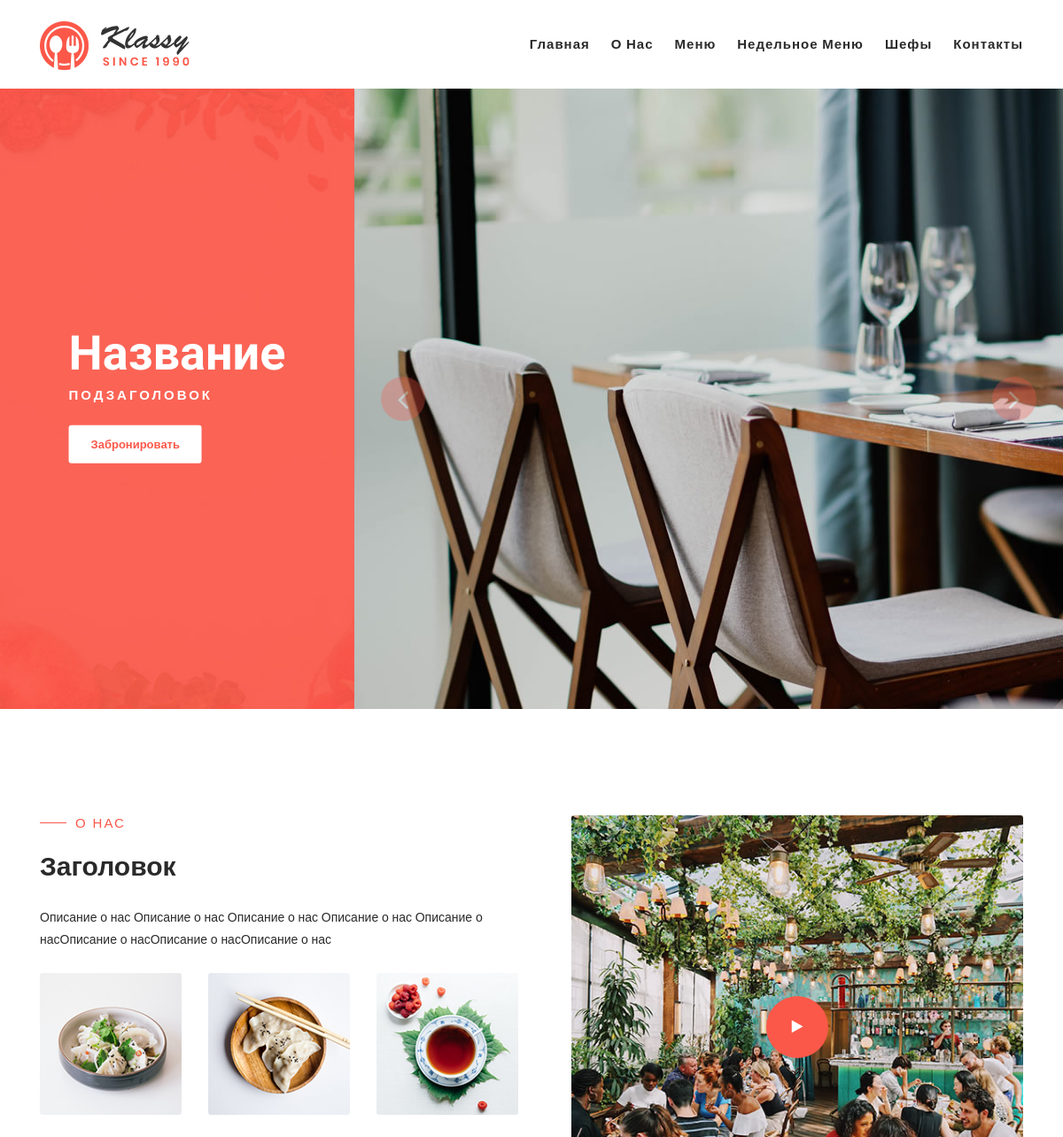
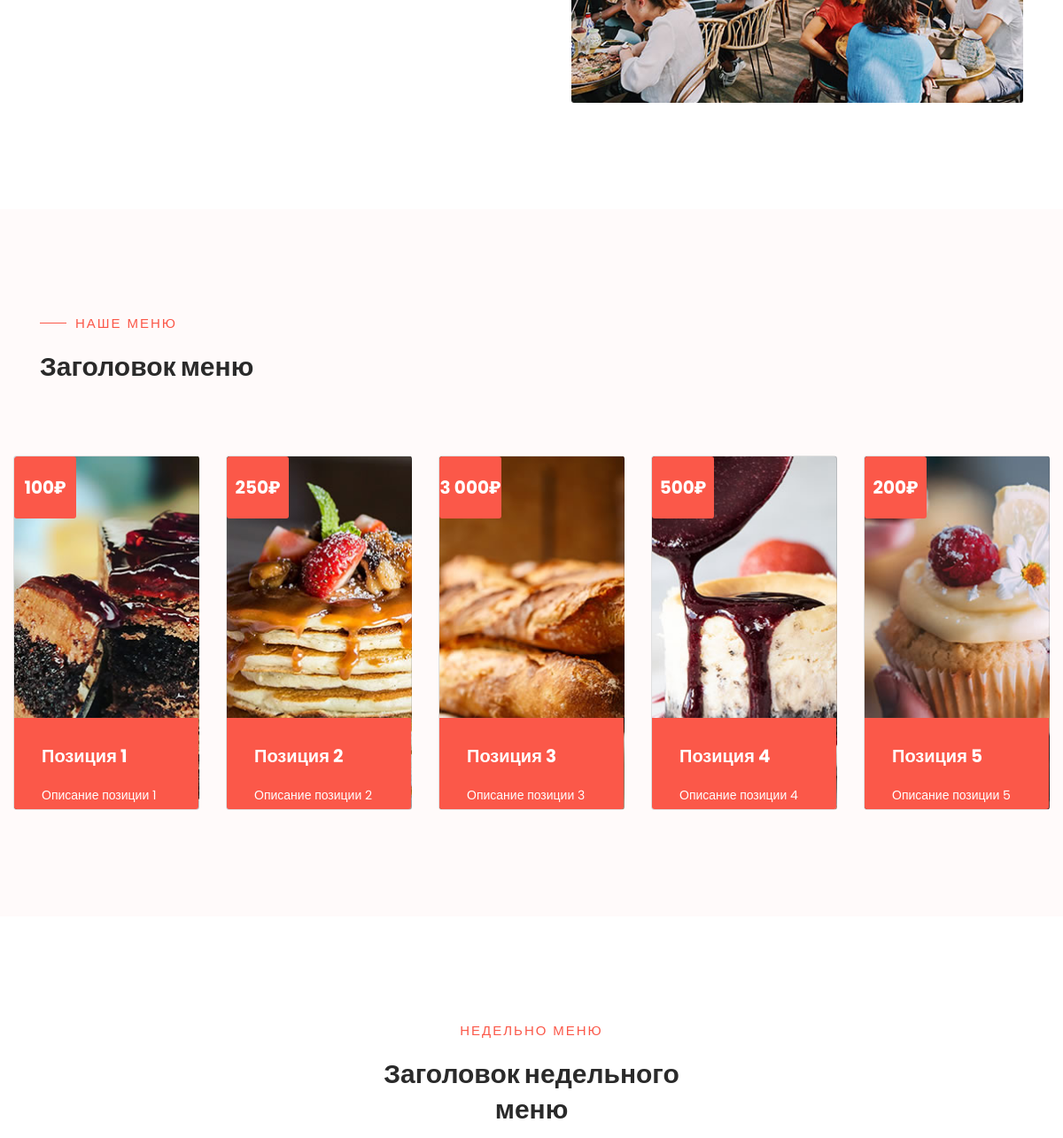
Before: / (upper part) with the older database file (2 pictures, top to bottom).
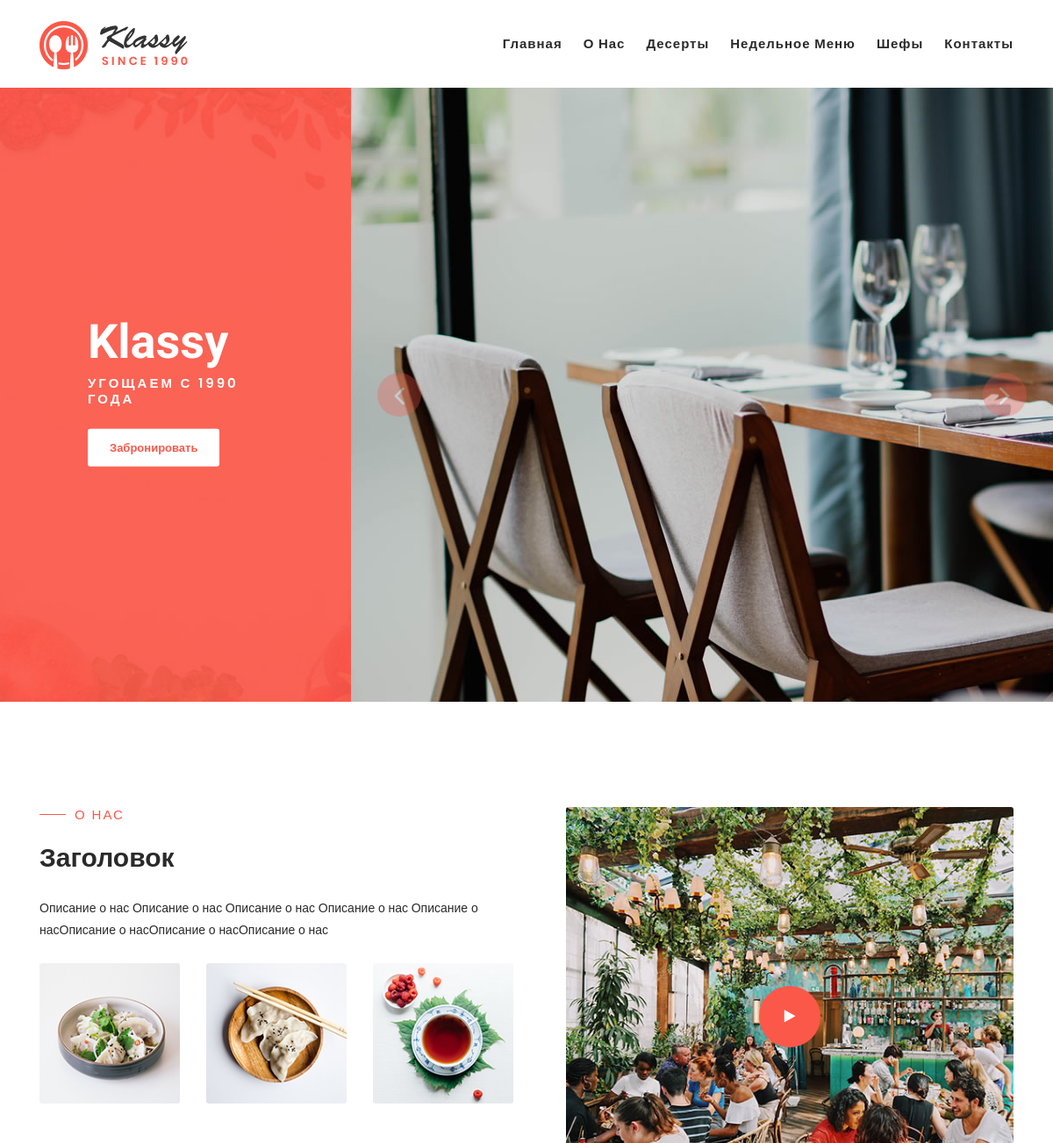
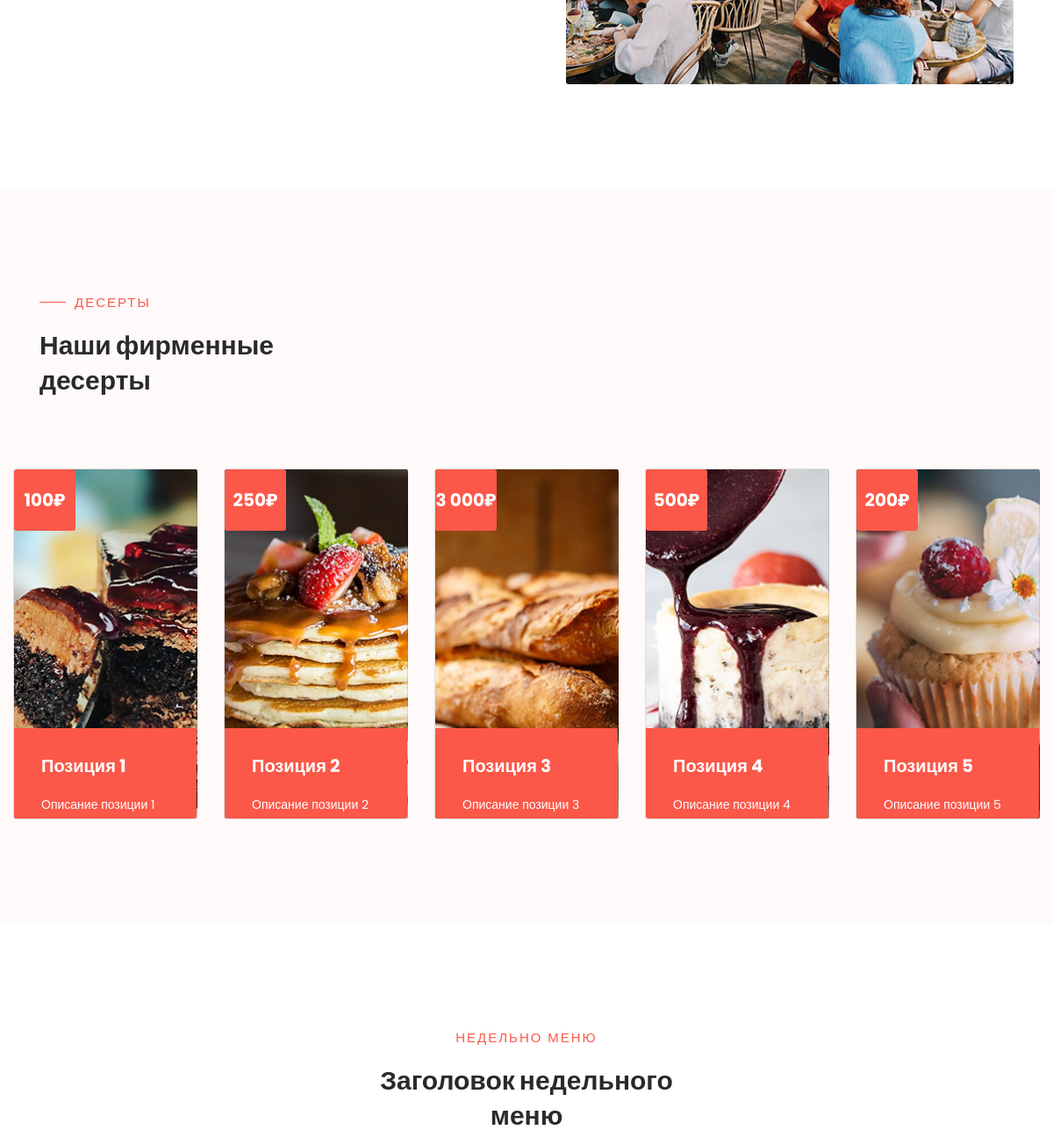
After: the same page with the newer database file (2 pictures, top to bottom).
### main/models.py (models this page shows, shortened)
class Main(models.Model):
    title = models.CharField('Заголовок блока', max_length=50)
    subtitle = models.CharField('Загловок', max_length=100)
    text = models.CharField('Описание', max_length=255)
    phone_1 = models.CharField('Телефон 1', max_length=15)
    phone_2 = models.CharField('Телефон 2', max_length=15)
    email_1 = models.CharField('Email 1', max_length=50)
    email_2 = models.CharField('Email 2', max_length=50)
    instagram = models.URLField('Инстаграм', max_length=100)
    copywrite = models.CharField('Копирайт', max_length=100)
    seo_title = models.CharField('Seo Title', max_length=100)
    seo_descr = models.CharField('Seo Title', max_length=255)
    class Meta:
        verbose_name = "Основные"
        verbose_name_plural = "Основные"

class MainMenu(models.Model):
    title = models.CharField('Пункт меню', max_length=50)
    url = models.CharField('Ссылка меню', max_length=50)
    order = models.SmallIntegerField('Порядок', default=0)
    draft = models.BooleanField('Публикация', default=True)
    id_menu = models.ForeignKey(Main, on_delete=models.CASCADE, related_name='id_menu', default='')
    class Meta:
        verbose_name = "Пункты меню"
        verbose_name_plural = "Пункты меню"

### slider/models.py (models this page shows, shortened)
class MainBanner(models.Model):
    title = models.CharField('Заголовок баннера', max_length=50)
    subtitle = models.CharField('Подзаголвок баннера', max_length=100)
    button_title = models.CharField('Текст кнопки', max_length=50)
    class Meta:
        verbose_name = "Слайдер"

class Banners(models.Model):
    photo = models.ImageField('Фото баннера', upload_to="review/", null=True)
    order = models.SmallIntegerField('Порядок', default=0)
    id_photo = models.ForeignKey(MainBanner, on_delete=models.CASCADE, related_name='id_photo', default='')
    class Meta:
        verbose_name = "Изображения баннера"
        verbose_name_plural = "Изображения баннера"

### about/models.py (models this page shows, shortened)
class About(models.Model):
    title = models.CharField('Название блока', max_length=50)
    subtitle = models.CharField('Заголовок блока', max_length=50)
    text = models.CharField('Описание', max_length=255)
    video_prew = models.ImageField('Фото превью видео', upload_to="image/")
    url = models.CharField('Ссылка на видео', max_length=255)
    class Meta:
        verbose_name = "О нас"

class AboutBanners(models.Model):
    photo = models.ImageField('Фото блока', upload_to="image/", null=True)
    order = models.SmallIntegerField('Порядок', default=0)
    id_photo = models.ForeignKey(About, on_delete=models.CASCADE, related_name='id_photo', default='')
    class Meta:
        verbose_name = "Фото блока"
        verbose_name_plural = "Фото блока"

### menu/models.py (models this page shows, shortened)
class AboutMenu(models.Model):
    title = models.CharField('Название блока', max_length=50)
    subtitle = models.CharField('Заголовок', max_length=50)
    class Meta:
        verbose_name = "Настройки меню"

class Menu(models.Model):
    name = models.CharField('Название блюда', max_length=70)
    descr = models.CharField('Описание блюда', max_length=255)
    price = models.IntegerField('Цена')
    photo = models.ImageField('Фото', upload_to='images/')
    order = models.SmallIntegerField('Порядок', default=0)
    draft = models.BooleanField('Публикация', default=True)
    class Meta:
        verbose_name = "Меню"
        verbose_name_plural = "Меню"

### week_menu/models.py (models this page shows, shortened)
class WeekMenuAbout(models.Model):
    title = models.CharField('Заголовок блока', max_length=50)
    subtitle = models.CharField('Заголовок блока', max_length=100)
    class Meta:
        verbose_name = "Настройки недельного меню"

### main/views.py (the view)
# urls.py: path('', index),
def index(request):
    error = ''
    if request.method == 'POST':
        form = FormPage(request.POST)
        if form.is_valid():
            try:
                form.save()
            except:
                error = 'Форма не была отправлена'
    else:
        form = FormPage()
    return render(request, 'index.html', {'form': form, 'error': error, 'mains': Main.objects.all()})

### main/templatestags/tags.py (called while the page is built)
@register.inclusion_tag('tags/main_banner.html')
def get_main_slider():
    main_banner = MainBanner.objects.all()
    return {'main_banners': main_banner}

@register.inclusion_tag('tags/main_banner_slider.html')
def get_image_sider():
    banner = Banners.objects.all().order_by('order')
    return {'banners': banner}

@register.inclusion_tag('tags/about.html')
def get_about():
    about = About.objects.all()
    return {'abouts': about}

@register.inclusion_tag('tags/about_photo.html')
def get_about_photo():
    about_photo = AboutBanners.objects.all().order_by('order')
    return {'about_photos': about_photo}

@register.inclusion_tag('tags/menu.html')
def get_menu():
    menu = AboutMenu.objects.all()
    return {'menus': menu}

@register.inclusion_tag('tags/menu_item.html')
def get_menu_item():
    menu_item = Menu.objects.all().filter(draft=True).order_by('order')
    return {'menu_items': menu_item}

@register.inclusion_tag('tags/chefs.html')
def get_chefs():
    about_chef = AboutChefs.objects.all()
    return {'about_chefs': about_chef}

@register.inclusion_tag('tags/chefs_item.html')
def get_chefs_item():
    chefs_item = Chefs.objects.all().filter(draft=True).order_by('order')
    return {'chefs_items': chefs_item}

@register.inclusion_tag('tags/main_menu.html')
def get_main_menu():
    main_menu = MainMenu.objects.all().filter(draft=True).order_by('order')
    return {'main_menus': main_menu}

@register.inclusion_tag('tags/week_menu.html')
def get_week_menu():
    week_menu = WeekMenuAbout.objects.all()
    return {'week_menus': week_menu}

@register.inclusion_tag('tags/week_menu_item.html')
def get_week_menu_items():
    week_menu_item = WeekMenu.objects.all().filter(draft=True).order_by('order')
    return {'week_menu_items': week_menu_item}

@register.inclusion_tag('tags/week_menu_item_breakfast.html')
def get_week_menu_items_breakfast():
    week_menu_item_breakfast = WeekMenu.objects.all().filter(draft=True, breakfast=True).order_by('order')
    return {'week_menu_items_breakfast': week_menu_item_breakfast}

@register.inclusion_tag('tags/week_menu_item_lunch.html')
def get_week_menu_items_lunch():
    week_menu_item_lunch = WeekMenu.objects.all().filter(draft=True, lunch=True).order_by('order')
    return {'week_menu_items_lunch': week_menu_item_lunch}

### templates/index.html (shortened to what this page needs)
<!DOCTYPE html>
{% load static %}
{% load tags %}
{% for main in mains %}
<html lang="ru>
  <head>
    <meta charset=" utf-8">
<link rel="stylesheet" type="text/css" href="{% static 'css/bootstrap.min.css' %}">
<link rel="stylesheet" type="text/css" href="{% static 'css/font-awesome.css' %}">
<link rel="stylesheet" href="{% static 'css/templatemo-klassy-cafe.css' %}">
<link rel="stylesheet" href="{% static 'css/owl-carousel.css' %}">
<link rel="stylesheet" href="{% static 'css/lightbox.css' %}">
</head>
<body>
<header class="header-area header-sticky">
    <div class="container">
        <div class="row">
            <div class="col-12">
                <nav class="main-nav">
                    <a href="/" class="logo">
                        <img src="{% static 'images/klassy-logo.png' %}" align="klassy cafe html template">
                    </a>
                    {% get_main_menu %}
                </nav>
            </div>
        </div>
    </div>
</header>
{% get_main_slider %}
{% get_about %}
{% get_menu %}
{% get_week_menu %}
</body>
</html>
{% endfor %}

### templates/tags/main_menu.html (shortened to what this page needs)
                    <ul class="nav">
                        {% for main_menu in main_menus %}
                        <li class="scroll-to-section"><a href="{{ main_menu.url }}">{{ main_menu.title }}</a></li>
                        {% endfor %}
                    </ul>

### templates/tags/main_banner.html
{% load tags %}
<div id="top">
    <div class="container-fluid">
        <div class="row">
            <div class="col-lg-4">
                <div class="left-content">
                    <div class="inner-content">
                        {% for main_banner in main_banners %}
                        <h4>{{ main_banner.title }}</h4>
                        <h6>{{ main_banner.subtitle }}</h6>
                        <div class="main-white-button scroll-to-section">
                            <a href="#reservation">{{ main_banner.button_title }}</a>
                        </div>
                        {% endfor %}
                    </div>
                </div>
            </div>
            <div class="col-lg-8">
                <div class="main-banner header-text">
                    <div class="Modern-Slider">
                        {% get_image_sider %}
                    </div>
                </div>
            </div>
        </div>
    </div>
</div>

### templates/tags/main_banner_slider.html
{% for banner in banners %}
<div class="item">
    <div class="img-fill">
        <img src="{{ banner.photo.url }}" alt="">
    </div>
</div>
{% endfor %}

### templates/tags/about.html (shortened to what this page needs)
{% load tags %}
{% for about in abouts%}
<section class="section" id="about">
    <div class="container">
        <div class="row">
            <div class="col-lg-6 col-md-6 col-xs-12">
                <div class="left-text-content">
                    <div class="section-heading">
                        <h6>{{ about.title }}</h6>
                        <h2>{{ about.subtitle }}</h2>
                    </div>
                    <p>{{ about.text|safe }}</p>
                    {% get_about_photo %}
                </div>
            </div>
            <div class="col-lg-6 col-md-6 col-xs-12">
                <div class="right-content">
                    <div class="thumb">
                        <a rel="nofollow" href="{{ about.url }}"><i class="fa fa-play"></i></a>
                    </div>
                </div>
            </div>
        </div>
    </div>
</section>
{% endfor %}

### templates/tags/about_photo.html
<div class="row">
    {% for about_photo in about_photos %}
    <div class="col-4">
        <img src="{{ about_photo.photo.url }}" alt="">
    </div>
    {% endfor %}
</div>

### templates/tags/menu.html
{% load tags %}
{% for menu in menus %}
<section class="section" id="menu">
    <div class="container">
        <div class="row">
            <div class="col-lg-4">
                <div class="section-heading">
                    <h6>{{ menu.title }}</h6>
                    <h2>{{ menu.subtitle }}</h2>
                </div>
            </div>
        </div>
    </div>
    <div class="menu-item-carousel">
        <div class="col-lg-12">
            <div class="owl-menu-item owl-carousel">
                {% get_menu_item %}
            </div>
        </div>
    </div>
</section>
{% endfor %}

### templates/tags/menu_item.html (shortened to what this page needs)
               {% for menu_item in menu_items %}
                <div class="item">
                    <div class='card' style="background-image: url({{ menu_item.photo.url }})">
                        <div class="price"><h6>{{ menu_item.price }}₽</h6></div>
                        <div class='info'>
                            <h1 class='title'>{{ menu_item.name }}</h1>
                            <p class='description'>{{ menu_item.descr|safe }}</p>
                        </div>
                    </div>
                </div>
               {% endfor %}

### templates/tags/week_menu.html (shortened to what this page needs)
{% load tags %}
{% for week_menu in week_menus %}
<section class="section" id="offers">
    <div class="container">
        <div class="row">
            <div class="col-lg-4 offset-lg-4 text-center">
                <div class="section-heading">
                    <h6>{{ week_menu.title }}</h6>
                    <h2>{{ week_menu.subtitle }}</h2>
                </div>
            </div>
        </div>
    </div>
</section>
{% endfor %}

### templates/tags/week_menu_item.html (shortened to what this page needs)
{% load static %}
{% load tags %}

### templates/tags/chefs.html (shortened to what this page needs)
{% load tags %}

### templates/tags/chefs_item.html (shortened to what this page needs)
{% load tags %}

Changed rows visible on the page:
removed AboutMenu: title "НАШЕ МЕНЮ", subtitle "Заголовок меню", Menu (photo (picture), price "100", name "Позиция 1", descr "Описание позиции 1"), Menu (photo (picture), price "250", name "Позиция 2", descr "Описание позиции 2"), Menu (photo (picture), price "3 000", name "Позиция 3", descr "Описание позиции 3"), Menu (photo (picture), price "500", name "Позиция 4", descr "Описание позиции 4"), Menu (photo (picture), price "200", name "Позиция 5", descr "Описание позиции 5")
changed MainMenu: title "Меню" → "Десерты"
changed MainBanner "Забронировать": title "Название" → "Klassy"; subtitle "ПОДЗАГОЛОВОК" → "УГОЩАЕМ С 1990 ГОДА"
added AboutMenu: title "ДЕСЕРТЫ", subtitle "Наши фирменные десерты", Menu (photo (picture), price "100", name "Позиция 1", descr "Описание позиции 1"), Menu (photo (picture), price "250", name "Позиция 2", descr "Описание позиции 2"), Menu (photo (picture), price "3 000", name "Позиция 3", descr "Описание позиции 3"), Menu (photo (picture), price "500", name "Позиция 4", descr "Описание позиции 4"), Menu (photo (picture), price "200", name "Позиция 5", descr "Описание позиции 5")
